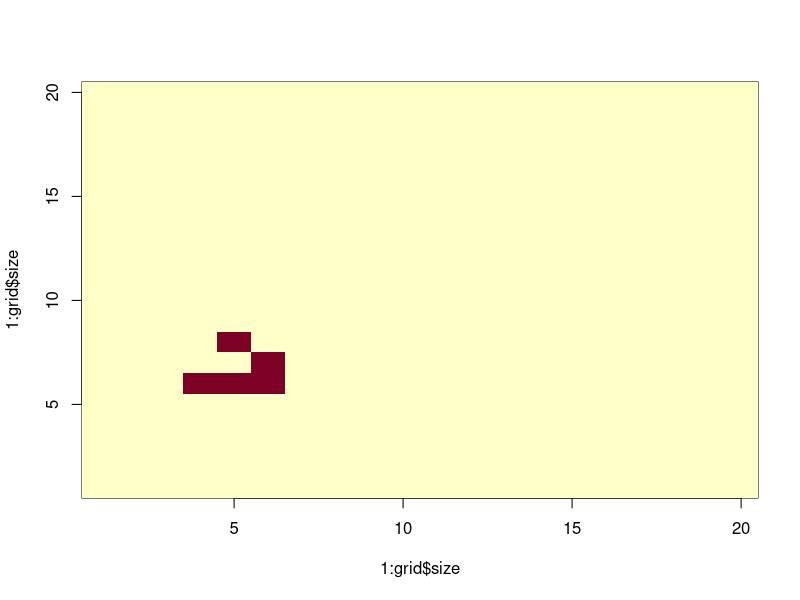

Here is the R script that generated this plot: (Note: this script raises an error after producing the figure.)

create.grid <- function(size) {
  ## Create the environment.
  
  return(list(grid = matrix(0,size,size), size = size))
}

wrap.coordinates <- function(grid, pos) {
  ## Wrap coordinate to cycle within grid.
  
  x.pos = pos$x %% grid$size
  y.pos = pos$y %% grid$size
  if (x.pos == 0) {
    x.pos = grid$size
  }
  if (y.pos == 0) {
    y.pos = grid$size
  }
  return(list(x = x.pos, y = y.pos))
  
}

add <- function(grid, pos) {
  ## Add a point to the grid.
  
  pos = wrap.coordinates(grid, pos)
  grid$grid[pos$x,pos$y] = 1

  return(grid)
}

keep <- function(grid, pos) {
  ## Keep a point (do nothing).
  
  return(grid)
}

remove <- function(grid, pos) {
  # Remove a point from the grid.
  
  pos = wrap.coordinates(grid, pos)
  grid$grid[pos$x,pos$y] = 0

  return(grid)
}

inspect <- function(grid, pos) {
  ## Show the state of a point on the grid.

  return(grid$grid[pos$x,pos$y])
}

show.grid <- function(grid) {
  ## Plot the grid.
  
  image(1:grid$size,1:grid$size,grid$grid)
}


count.neighbours <- function(grid, pos) {
  ## Count the number of living neighbours of a point.
  
  counter = 0
  
  for (x in pos$x + c(-1,0,1)) {
    for (y in pos$y + c(-1,0,1)) {
      wrap.pos = wrap.coordinates(grid, list(x = x, y = y))
      if (inspect(grid,wrap.pos) == 1) {
        counter = counter + 1
      }
    }
  }
  wrap.pos = wrap.coordinates(grid, pos)
  counter = counter - inspect(grid,wrap.pos)
  return(counter)
}

grow <- function(grid, pos) {
  ## Compute the next state of a point.

  neighbours = count.neighbours(grid, pos)
  
  if (neighbours == 3) {
    return(add)
  }
  else if (neighbours == 2) {
    return(keep)
  }
  else {
    return(remove)
  }
}







time.step <- function(grid) {
  ## Compute the next state of the grid.
  
  next.grid <- grid

  for (x in 1:grid$size) {
    for (y in 1:grid$size) {

      position = list(x = x, y = y)
      change = grow(grid, position)
      next.grid = change(next.grid, position)

    }
  }
  return(next.grid)
}

click.points <- function(grid) {
  ## Allow the user to click to insert life into the grid.

  show.grid(grid)

  repeat {
    click.loc <- locator(1)
    pos = list(x = round(click.loc$x), y = round(click.loc$y))
    wrap.pos = wrap.coordinates(grid, pos)
    if ((pos$x == wrap.pos$x) & (pos$y == wrap.pos$y)) {
      grid = add(grid, pos)
      show.grid(grid)
      print(pos)
      print(wrap.pos)
    } else {
      break
    }
  }
  return(grid)
}


## set up varaibles
grid.size = 20
iterations = 100

## create grid
grid <- create.grid(grid.size)

## allocate life
grid = add(grid, list(x = 4, y = 6))
grid = add(grid, list(x = 5, y = 6))
grid = add(grid, list(x = 6, y = 6))
grid = add(grid, list(x = 6, y = 7))
grid = add(grid, list(x = 5, y = 8))

## manually allocate life
grid = click.points(grid)

## step though time
for (a in 1:iterations) {
  show.grid(grid)
  grid = time.step(grid)
}



